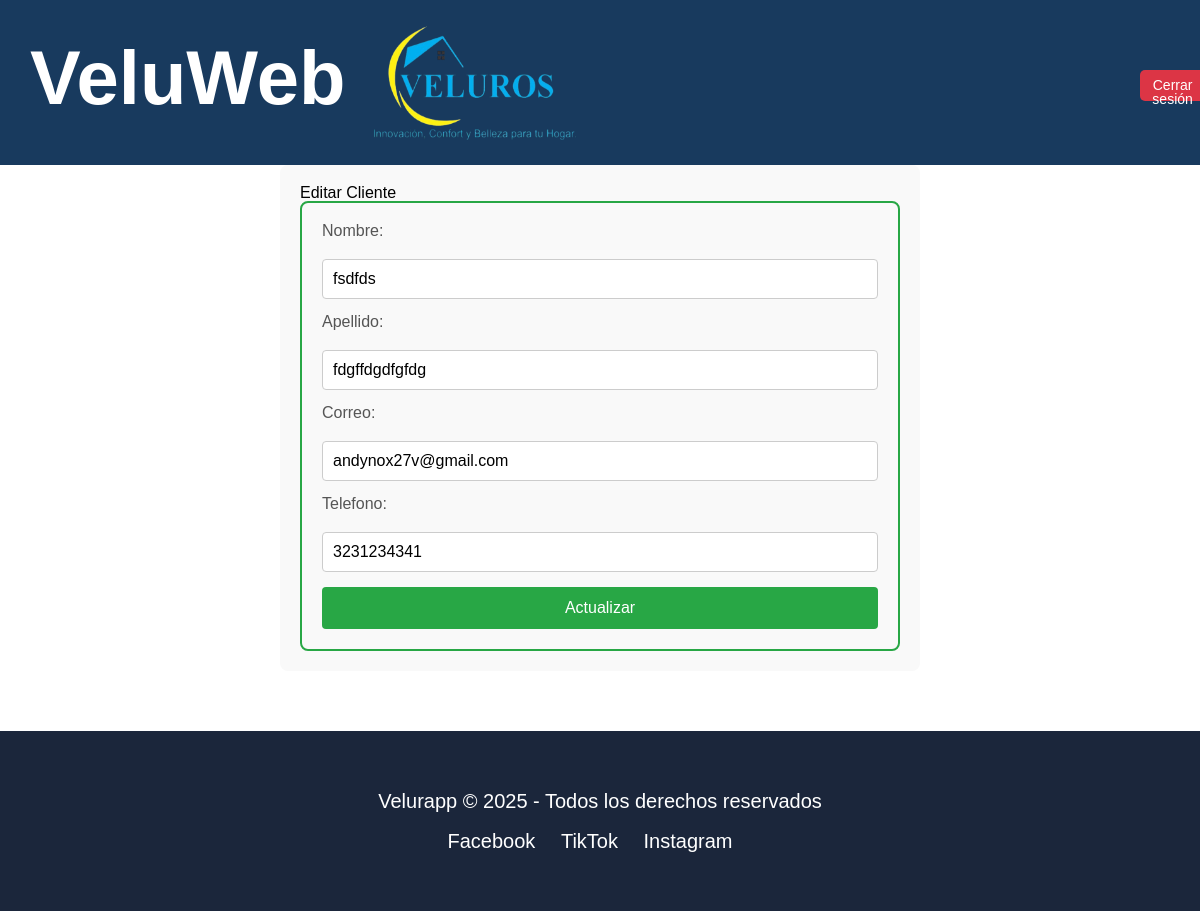
/editar/11/, run on the app's committed database.
### todo/models.py (models this page shows, shortened)
class Cliente(models.Model):
    nombre = models.CharField(max_length=100)
    apellido = models.CharField(max_length=100)
    correo = models.EmailField(unique=True)
    telefono = models.CharField(max_length=15)
    class Meta:
        ordering = ['id']

### todo/views.py (the view)
# urls.py: path('editar/<int:cliente_id>/', views.editar, name='editar'),
def editar(request, cliente_id):
    cliente = get_object_or_404(Cliente, id=cliente_id)
    if request.method == 'POST':
        form = ClienteForm(request.POST, instance=cliente)
        if form.is_valid():
            form.save()
            return redirect('tabla')
    else:
        form = ClienteForm(instance=cliente)
    return render(request, 'todo/editar.html', {'form': form})

### todo/templates/todo/editar.html (shortened to what this page needs)
{% extends 'todo/layout2.html' %}
{% load static %}
{% block content %}
<div class="formulario">
  <h2>Editar Cliente</h2>
  <form method="POST">
    <fieldset>
      {{ form.as_p }}
      <button type="submit">Actualizar</button>
    </fieldset>
  </form>
</div>
{% endblock %}

### todo/static/todo/styles.css (style rules this page uses)
html, body, div, span, applet, object, iframe, h1, h2, h3, h4, h5, h6, p, blockquote, pre, a, abbr, acronym, address, big, cite, code, del, dfn, em, img, ins, kbd, q, s, samp, small, strike, strong, sub, sup, tt, var, b, u, i, center, dl, dt, dd, ol, ul, li, fieldset, form, label, legend, table, caption, tbody, tfoot, thead, tr, th, td, article, aside, canvas, details, embed, figure, figcaption, footer, header, hgroup, menu, nav, output, ruby, section, summary, time, mark, audio, video { margin: 0; padding: 0; border: 0; font-size: 100%; font: inherit; vertical-align: baseline; }
body { line-height: 1; }
body { font-family: 'branding_proregular',Arial, Helvetica, sans-serif; }
.formulario { width: 100%; max-width: 600px; margin: 0 auto; padding: 20px; background-color: #f9f9f9; border-radius: 8px; }
.formulario fieldset { border: 2px solid #28a745; padding: 20px; border-radius: 8px; }
.formulario label { display: block; font-size: 16px; color: #555; margin-bottom: 20px; }
input[type="text"], input[type="email"], input[type="password"], input[type="tel"], input[type="number"], input[type="date"], .formulario textarea { width: 100%; padding: 10px; margin-bottom: 15px; border: 1px solid #ccc; border-radius: 4px; box-sizing: border-box; font-size: 16px; }
.formulario button[type="submit"] { background-color: #28a745; color: white; font-size: 16px; padding: 12px 20px; border: none; border-radius: 4px; cursor: pointer; width: 100%; }
.form-control { border-radius: 12px; border: 2px solid #e1e5e9; padding: 12px 16px; transition: all 0.3s ease; }

### data on the page
Cliente: nombre "fsdfds", apellido "fdgffdgdfgfdg", correo "andynox27v@gmail.com", telefono "3231234341"
